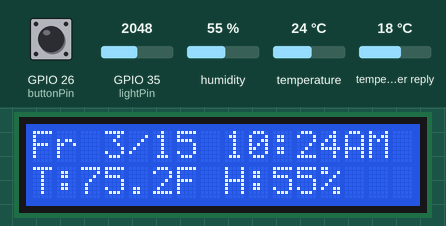
This sketch was run on a simulated ESP32. Parts: 16×2 character LCD. Inputs (shaded band) come from the test bench; at power-on: GPIO 26 (buttonPin) HIGH, GPIO 35 (lightPin) = 2048, humidity 55 %, temperature 24 °C, temperature in the weather reply 18 °C (analog values on the 0–4095 scale). WiFi joins after 1.5 s; servers stay silent unless stated; the local clock reads 2024-03-15 10:24:30 at power-on unless the sketch sets it; web services answer with replies made up by the test bench; what the sketch prints to the serial monitor is not drawn.

Above: at 4.1 s.
4.2 s: GPIO 26 (buttonPin) pulled LOW for 1 s
At 6.0 s:
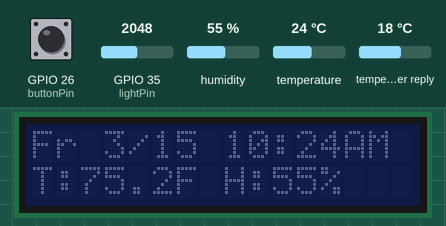
6.7 s: GPIO 26 (buttonPin) pulled LOW for 3.2 s
At 7.3 s:
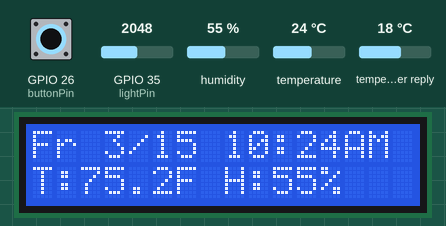
15.9 s: GPIO 26 (buttonPin) pulled LOW for 0.15 s
At 17.2 s:
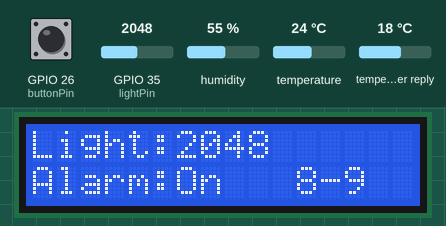
18.0 s: GPIO 26 (buttonPin) pulled LOW for 1 s
At 20.1 s:
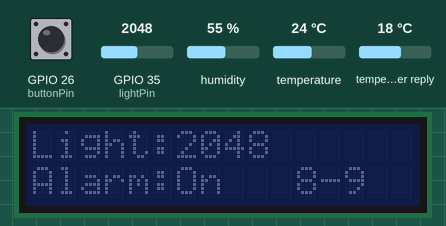
20.5 s: GPIO 26 (buttonPin) pulsed LOW 5 times (0.12 s each, 0.3 s apart)
At 23.2 s:
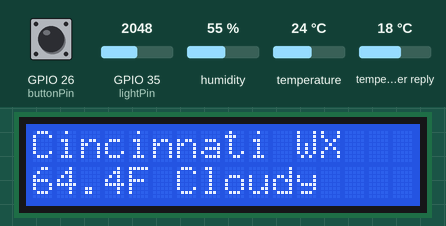
23.5 s: GPIO 26 (buttonPin) pulled LOW for 3.2 s
At 25.8 s:
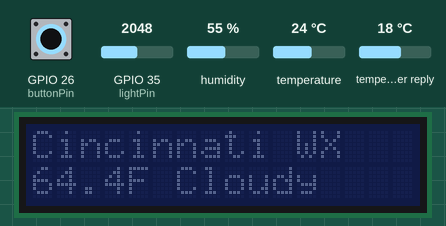
Timing chart, 0 to 27.3 s (numbered marks = the images above; inputs shaded):
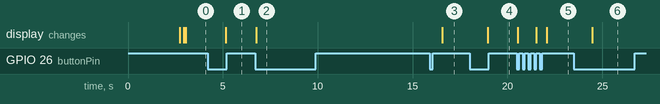

The sketch:

light_responsive_alarm.ino
```cpp
#include <WiFi.h>
#include <HTTPClient.h>
#include <ArduinoJson.h>
#include <Wire.h>
#include <LiquidCrystal_I2C.h>
#include <RTClib.h>
#include <DHT.h>
#include "time.h"

// ---------------- Wi-Fi ----------------
// Copy config_example.h to config.h and fill in your local Wi-Fi values.
// config.h is intentionally ignored by git.
#if __has_include("config.h")
#include "config.h"
#else
const char* WIFI_SSID = "YOUR_WIFI_NAME";
const char* WIFI_PASSWORD = "YOUR_WIFI_PASSWORD";
#endif

// Eastern time zone with daylight saving
const char* tzInfo = "EST5EDT,M3.2.0/2,M11.1.0/2";
const char* ntpServer1 = "pool.ntp.org";
const char* ntpServer2 = "time.google.com";
const char* ntpServer3 = "time.nist.gov";

// ---------------- Weather location ----------------
// Cincinnati / University of Cincinnati area.
const float LATITUDE = 39.1329;
const float LONGITUDE = -84.5150;
const char* CITY_NAME = "Cincinnati";

// ---------------- Hardware ----------------
LiquidCrystal_I2C lcd(0x27, 16, 2);
RTC_DS3231 rtc;

const int dhtPin = 27;
#define DHTTYPE DHT11
DHT dht(dhtPin, DHTTYPE);

const int lightPin = 35;
const int buzzerPin = 25;
const int buttonPin = 26;

// ---------------- Alarm settings ----------------
const int startHour = 8;
const int endHour = 9;

int lightThreshold = 300;
int lightMax = 1000;

bool alarmTriggeredToday = false;
bool alarmActive = false;
int lastDateKey = -1;

// ---------------- Display modes ----------------
int displayMode = 0;
const int totalModes = 3;

bool displaySleeping = false;

const char* daysOfWeek[] = {"Su", "Mo", "Tu", "We", "Thu", "Fr", "Sa"};

// ---------------- Button handling ----------------
bool lastButtonReading = HIGH;
bool buttonStableState = HIGH;
unsigned long lastDebounceTime = 0;
unsigned long buttonPressedTime = 0;
bool longPressHandled = false;

const unsigned long debounceDelay = 40;
const unsigned long longPressTime = 900;

// ---------------- Sensor values ----------------
float indoorTempF = NAN;
float indoorHumidity = NAN;
int lightRaw = 0;

unsigned long lastDHTRead = 0;
const unsigned long dhtReadInterval = 2000;

// ---------------- Weather values ----------------
float outsideTempF = NAN;
int outsideWeatherCode = -1;
String outsideCondition = "No data";

unsigned long lastWeatherFetch = 0;
const unsigned long weatherFetchInterval = 30UL * 60UL * 1000UL;

// ---------------- Buzzer timing ----------------
unsigned long lastBeepTime = 0;
int beepCount = 0;
const int maxBeeps = 12;

// ---------------- Helper functions ----------------

void lcdPrintLine(int row, const char* text) {
  lcd.setCursor(0, row);
  lcd.print("                ");
  lcd.setCursor(0, row);
  lcd.print(text);
}

String weatherDescription(int code) {
  if (code == 0) return "Clear";
  if (code >= 1 && code <= 3) return "Cloudy";
  if (code == 45 || code == 48) return "Fog";
  if (code >= 51 && code <= 67) return "Rain";
  if (code >= 71 && code <= 77) return "Snow";
  if (code >= 80 && code <= 82) return "Showers";
  if (code >= 95 && code <= 99) return "Storm";
  return "Weather";
}

bool connectWiFi(unsigned long timeoutMs = 12000) {
  if (WiFi.status() == WL_CONNECTED) {
    return true;
  }

  WiFi.mode(WIFI_STA);
  WiFi.begin(WIFI_SSID, WIFI_PASSWORD);

  unsigned long startAttempt = millis();

  while (WiFi.status() != WL_CONNECTED && millis() - startAttempt < timeoutMs) {
    delay(300);
    Serial.print(".");
  }

  Serial.println();

  return WiFi.status() == WL_CONNECTED;
}

bool syncRTCFromNTP() {
  if (!connectWiFi()) {
    Serial.println("WiFi failed. RTC not updated.");
    return false;
  }

  configTzTime(tzInfo, ntpServer1, ntpServer2, ntpServer3);

  struct tm timeinfo;
  if (!getLocalTime(&timeinfo, 20000)) {
    Serial.println("NTP time failed. RTC not updated.");
    return false;
  }

  rtc.adjust(DateTime(
    timeinfo.tm_year + 1900,
    timeinfo.tm_mon + 1,
    timeinfo.tm_mday,
    timeinfo.tm_hour,
    timeinfo.tm_min,
    timeinfo.tm_sec
  ));

  Serial.println("RTC updated from NTP.");
  return true;
}

bool fetchOutsideWeather() {
  if (!connectWiFi()) {
    Serial.println("Weather fetch failed: no WiFi.");
    return false;
  }

  String url = "http://api.open-meteo.com/v1/forecast?latitude=";
  url += String(LATITUDE, 4);
  url += "&longitude=";
  url += String(LONGITUDE, 4);
  url += "&current=temperature_2m,weather_code";
  url += "&temperature_unit=fahrenheit";
  url += "&timezone=America%2FNew_York";

  HTTPClient http;
  http.begin(url);

  int httpCode = http.GET();

  if (httpCode != 200) {
    Serial.print("Weather HTTP error: ");
    Serial.println(httpCode);
    http.end();
    return false;
  }

  String payload = http.getString();
  http.end();

  StaticJsonDocument<2048> doc;
  DeserializationError error = deserializeJson(doc, payload);

  if (error) {
    Serial.print("Weather JSON error: ");
    Serial.println(error.c_str());
    return false;
  }

  outsideTempF = doc["current"]["temperature_2m"].as<float>();
  outsideWeatherCode = doc["current"]["weather_code"].as<int>();
  outsideCondition = weatherDescription(outsideWeatherCode);

  Serial.print("Outside temp: ");
  Serial.print(outsideTempF);
  Serial.print(" F, condition: ");
  Serial.println(outsideCondition);

  return true;
}

int readLightAveraged() {
  long sum = 0;
  const int samples = 10;

  for (int i = 0; i < samples; i++) {
    sum += analogRead(lightPin);
    delay(2);
  }

  return sum / samples;
}

void updateSensors() {
  lightRaw = readLightAveraged();

  if (millis() - lastDHTRead >= dhtReadInterval) {
    float newTemp = dht.readTemperature(true);
    float newHumidity = dht.readHumidity();

    if (!isnan(newTemp)) {
      indoorTempF = newTemp;
    }

    if (!isnan(newHumidity)) {
      indoorHumidity = newHumidity;
    }

    lastDHTRead = millis();
  }
}

bool isMorningWindow(int hour24) {
  return (hour24 >= startHour && hour24 < endHour);
}

void stopBuzzer() {
  noTone(buzzerPin);
}

void dismissAlarmForToday() {
  stopBuzzer();
  alarmActive = false;
  alarmTriggeredToday = true;
  beepCount = 0;
}

void runLightAlarm(int lightValue) {
  if (alarmTriggeredToday) {
    stopBuzzer();
    alarmActive = false;
    return;
  }

  if (lightValue < lightThreshold) {
    stopBuzzer();
    alarmActive = false;
    beepCount = 0;
    return;
  }

  alarmActive = true;

  int clampedLight = constrain(lightValue, lightThreshold, lightMax);

  int pitch = map(clampedLight, lightThreshold, lightMax, 500, 3500);
  int beepDelay = map(clampedLight, lightThreshold, lightMax, 300, 50);

  if (millis() - lastBeepTime >= (unsigned long)beepDelay) {
    tone(buzzerPin, pitch, 70);
    lastBeepTime = millis();
    beepCount++;

    if (beepCount >= maxBeeps) {
      dismissAlarmForToday();
    }
  }
}

void sleepDisplay() {
  displaySleeping = true;
  lcd.noBacklight();
}

void wakeDisplay() {
  displaySleeping = false;
  lcd.backlight();
}

void nextDisplayMode() {
  displayMode++;
  if (displayMode >= totalModes) {
    displayMode = 0;
  }
}

void handleButton() {
  bool reading = digitalRead(buttonPin);

  if (reading != lastButtonReading) {
    lastDebounceTime = millis();
    lastButtonReading = reading;
  }

  if ((millis() - lastDebounceTime) > debounceDelay) {
    if (reading != buttonStableState) {
      buttonStableState = reading;

      if (buttonStableState == LOW) {
        buttonPressedTime = millis();
        longPressHandled = false;

        if (alarmActive) {
          dismissAlarmForToday();
          longPressHandled = true;
        }

        if (displaySleeping) {
          wakeDisplay();
          longPressHandled = true;
        }
      }
      else {
        unsigned long pressDuration = millis() - buttonPressedTime;

        if (!longPressHandled && pressDuration < longPressTime) {
          nextDisplayMode();
        }
      }
    }
  }

  if (buttonStableState == LOW && !longPressHandled && !displaySleeping) {
    if (millis() - buttonPressedTime >= longPressTime) {
      sleepDisplay();
      longPressHandled = true;
    }
  }
}

void updateLCD(DateTime now) {
  if (displaySleeping) {
    return;
  }

  int hour24 = now.hour();
  int minute = now.minute();

  int displayHour = hour24;
  const char* period = "AM";

  if (displayHour >= 12) {
    period = "PM";
  }

  if (displayHour == 0) {
    displayHour = 12;
  } else if (displayHour > 12) {
    displayHour -= 12;
  }

  char line1[17];
  char line2[17];

  if (displayMode == 0) {
    // Example when it fits: Sun 5/17 11:35AM
    // If the date is too long, it removes the space after the day: Wed12/31 11:59PM
    int charsNeeded = snprintf(line1, sizeof(line1), "%s %d/%d %d:%02d%s",
                               daysOfWeek[now.dayOfTheWeek()],
                               now.month(),
                               now.day(),
                               displayHour,
                               minute,
                               period);

    if (charsNeeded > 16) {
      snprintf(line1, sizeof(line1), "%s%d/%d %d:%02d%s",
               daysOfWeek[now.dayOfTheWeek()],
               now.month(),
               now.day(),
               displayHour,
               minute,
               period);
    }

    if (isnan(indoorTempF) || isnan(indoorHumidity)) {
      snprintf(line2, sizeof(line2), "Indoor waiting");
    } else {
      snprintf(line2, sizeof(line2), "T:%4.1fF H:%2.0f%%", indoorTempF, indoorHumidity);
    }
  }

  else if (displayMode == 1) {
    snprintf(line1, sizeof(line1), "Light:%4d", lightRaw);

    if (alarmTriggeredToday) {
      snprintf(line2, sizeof(line2), "Alarm:Done %d-%d", startHour, endHour);
    } else {
      snprintf(line2, sizeof(line2), "Alarm:On   %d-%d", startHour, endHour);
    }
  }

  else if (displayMode == 2) {
    snprintf(line1, sizeof(line1), "%s WX", CITY_NAME);

    if (isnan(outsideTempF)) {
      snprintf(line2, sizeof(line2), "Waiting...");
    } else {
      snprintf(line2, sizeof(line2), "%4.1fF %s", outsideTempF, outsideCondition.c_str());
    }
  }

  lcdPrintLine(0, line1);
  lcdPrintLine(1, line2);
}

// ---------------- Setup ----------------

void setup() {
  Serial.begin(115200);

  analogReadResolution(12);

  pinMode(buzzerPin, OUTPUT);
  pinMode(buttonPin, INPUT_PULLUP);

  Wire.begin(21, 22);

  lcd.init();
  lcd.backlight();

  lcdPrintLine(0, "Starting...");
  lcdPrintLine(1, "ESP32 Alarm");

  dht.begin();

  if (!rtc.begin()) {
    lcdPrintLine(0, "RTC not found");
    lcdPrintLine(1, "Check wiring");
    Serial.println("RTC not found.");
    delay(2500);
  } else {
    lcdPrintLine(0, "RTC found");
    lcdPrintLine(1, "Syncing time...");
    delay(1000);

    syncRTCFromNTP();
  }

  lcdPrintLine(0, "Getting weather");
  lcdPrintLine(1, "Please wait...");
  fetchOutsideWeather();
  lastWeatherFetch = millis();

  lcd.clear();
}

// ---------------- Main loop ----------------

void loop() {
  handleButton();
  updateSensors();

  DateTime now = rtc.now();

  int currentDateKey = now.year() * 10000 + now.month() * 100 + now.day();

  if (currentDateKey != lastDateKey) {
    alarmTriggeredToday = false;
    alarmActive = false;
    lastDateKey = currentDateKey;
  }

  if (isMorningWindow(now.hour())) {
    runLightAlarm(lightRaw);
  } else {
    stopBuzzer();
    alarmActive = false;
    beepCount = 0;
  }

  if (millis() - lastWeatherFetch >= weatherFetchInterval) {
    fetchOutsideWeather();
    lastWeatherFetch = millis();
  }

  static unsigned long lastLCDUpdate = 0;
  if (millis() - lastLCDUpdate >= 500) {
    updateLCD(now);
    lastLCDUpdate = millis();
  }

  // Debugging
  static unsigned long lastSerialPrint = 0;
  if (millis() - lastSerialPrint >= 2000) {
    Serial.print("Time: ");
    Serial.print(now.hour());
    Serial.print(":");
    Serial.print(now.minute());

    Serial.print(" | Indoor F: ");
    Serial.print(indoorTempF);

    Serial.print(" | Humidity: ");
    Serial.print(indoorHumidity);

    Serial.print(" | Light: ");
    Serial.print(lightRaw);

    Serial.print(" | Mode: ");
    Serial.print(displayMode);

    Serial.print(" | Sleeping: ");
    Serial.print(displaySleeping ? "YES" : "NO");

    Serial.print(" | Outside F: ");
    Serial.println(outsideTempF);

    lastSerialPrint = millis();
  }
}
```

config_example.h
```cpp
#ifndef CONFIG_EXAMPLE_H
#define CONFIG_EXAMPLE_H

// Copy this file to config.h in the same folder as the sketch.
// Fill in your own Wi-Fi values locally and do not commit config.h.

const char* WIFI_SSID = "YOUR_WIFI_NAME";
const char* WIFI_PASSWORD = "YOUR_WIFI_PASSWORD";

#endif  // CONFIG_EXAMPLE_H
```

Measured:
- after the input at 4.2 s, the display: changes after 0.96 s (image 1)
- after the input at 6.7 s, the display: changes after 0.06 s (image 2)
- after the input at 15.9 s, the display: changes after 0.66 s (image 3)
- after the input at 18.0 s, the display: changes after 0.97 s (image 4)
- after the input at 20.5 s, the display: first changes after 0.05 s (image 5 shows a later state)
- after the input at 23.5 s, the display: changes after 0.97 s (image 6)
